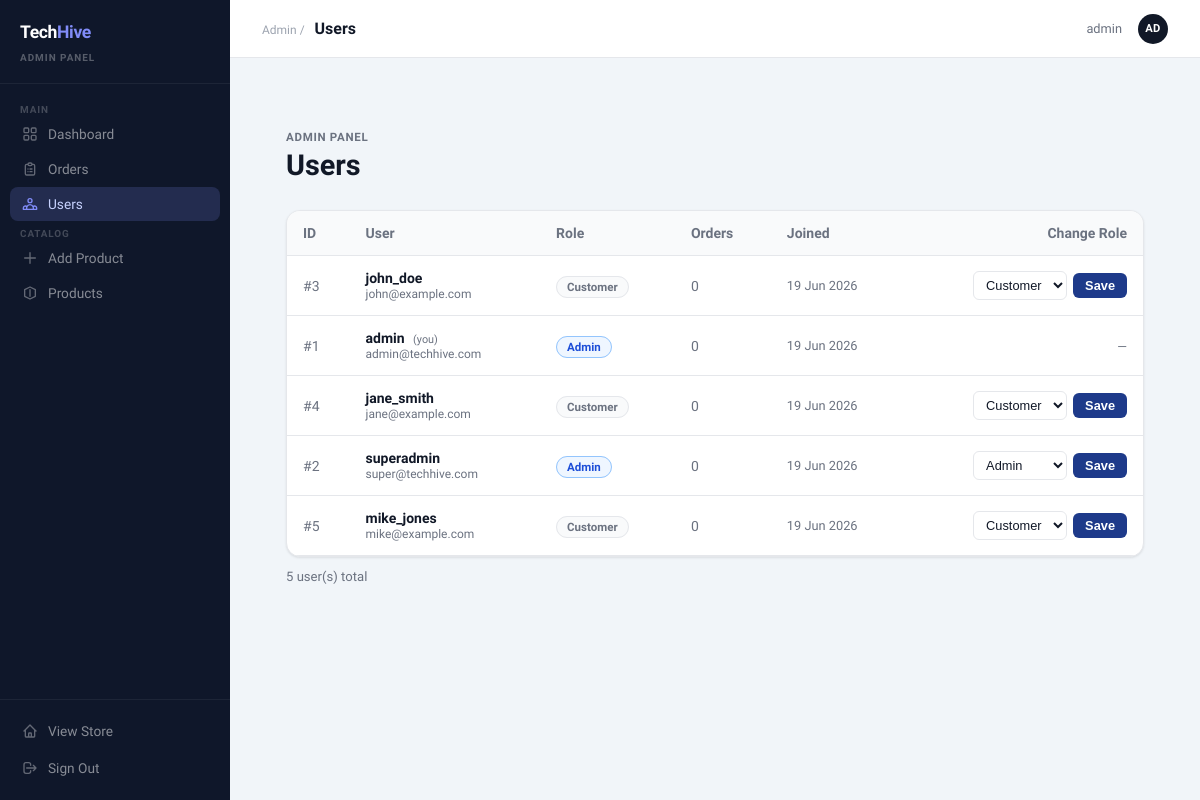
The page /admin/users.php (signed in) on the database its author committed.
### tables this page shows
CREATE TABLE IF NOT EXISTS users (
    id         INT AUTO_INCREMENT PRIMARY KEY,
    username   VARCHAR(50)  NOT NULL UNIQUE,
    email      VARCHAR(100) NOT NULL UNIQUE,
    password   VARCHAR(255) NOT NULL,
    role       ENUM('admin','customer') NOT NULL DEFAULT 'customer',
    created_at TIMESTAMP DEFAULT CURRENT_TIMESTAMP
);

### admin/users.php (the view, shortened to what this page needs)
<?php
$db = getDB();
$users = $db->query("
    SELECT u.id, u.username, u.email, u.role, u.created_at,
           COUNT(o.id) AS order_count
    FROM users u
    LEFT JOIN orders o ON o.user_id = u.id
    GROUP BY u.id, u.username, u.email, u.role, u.created_at
    ORDER BY u.created_at DESC
")->fetchAll();
?>
<?php include 'admin_header.php'; ?>
<div class="admin-wrap">
    <div style="margin-bottom:28px;">
        <p style="font-size:0.72rem;color:var(--muted);text-transform:uppercase;letter-spacing:0.06em;font-weight:600;margin-bottom:4px;">Admin Panel</p>
        <h1 style="font-size:1.8rem;font-weight:800;color:var(--text);">Users</h1>
    </div>
    <div class="card" style="overflow:hidden;">
        <table style="width:100%;border-collapse:collapse;font-size:0.875rem;">
            <thead>
                <tr style="border-bottom:1px solid var(--border);background:var(--subtle);">
                    <th style="text-align:left;padding:14px 16px;color:var(--muted);font-weight:600;">ID</th>
                    <th style="text-align:left;padding:14px 16px;color:var(--muted);font-weight:600;">User</th>
                    <th style="text-align:left;padding:14px 16px;color:var(--muted);font-weight:600;">Role</th>
                    <th style="text-align:left;padding:14px 16px;color:var(--muted);font-weight:600;">Orders</th>
                    <th style="text-align:left;padding:14px 16px;color:var(--muted);font-weight:600;">Joined</th>
                    <th style="text-align:right;padding:14px 16px;color:var(--muted);font-weight:600;">Change Role</th>
                </tr>
            </thead>
            <tbody>
                <?php foreach ($users as $u): ?>
                <tr style="border-bottom:1px solid var(--border);transition:background 0.15s;"
                    onmouseover="this.style.background='var(--subtle)'"
                    onmouseout="this.style.background='transparent'">
                    <td style="padding:14px 16px;color:var(--muted);">#<?= $u['id'] ?></td>
                    <td style="padding:14px 16px;">
                        <p style="font-weight:600;color:var(--text);margin-bottom:1px;">
                            <?= htmlspecialchars($u['username']) ?>
                            <?php if ($u['id'] == $_SESSION['user_id']): ?>
                                <span style="font-size:0.68rem;color:var(--muted);font-weight:400;margin-left:5px;">(you)</span>
                            <?php endif; ?>
                        </p>
                        <p style="font-size:0.75rem;color:var(--muted);"><?= htmlspecialchars($u['email']) ?></p>
                    </td>
                    <td style="padding:14px 16px;">
                        <?php if ($u['role'] === 'admin'): ?>
                            <span style="padding:3px 10px;background:#eff6ff;border:1px solid #93c5fd;border-radius:99px;font-size:0.72rem;color:#1d4ed8;font-weight:600;">Admin</span>
                        <?php else: ?>
                            <span style="padding:3px 10px;background:var(--subtle);border:1px solid var(--border);border-radius:99px;font-size:0.72rem;color:var(--muted);font-weight:600;">Customer</span>
                        <?php endif; ?>
                    </td>
                    <td style="padding:14px 16px;color:var(--muted);"><?= $u['order_count'] ?></td>
                    <td style="padding:14px 16px;color:var(--muted);font-size:0.8rem;"><?= date('d M Y', strtotime($u['created_at'])) ?></td>
                    <td style="padding:14px 16px;text-align:right;">
                        <?php if ($u['id'] != $_SESSION['user_id']): ?>
                        <form method="POST" style="display:flex;gap:6px;justify-content:flex-end;align-items:center;">
                            <select name="role"
                                style="padding:5px 8px;border:1px solid var(--border);border-radius:6px;font-size:0.8rem;color:var(--text);background:#fff;cursor:pointer;">
                                <option value="customer" <?= $u['role'] === 'customer' ? 'selected' : '' ?>>Customer</option>
                                <option value="admin"    <?= $u['role'] === 'admin'    ? 'selected' : '' ?>>Admin</option>
                            </select>
                            <button type="submit"
                                style="padding:5px 12px;background:#1e3a8a;color:#fff;border:none;border-radius:6px;font-size:0.8rem;font-weight:600;cursor:pointer;">
                                Save
                            </button>
                        </form>
                        <?php else: ?>
                            <span style="font-size:0.78rem;color:var(--muted);">—</span>
                        <?php endif; ?>
                    </td>
                </tr>
                <?php endforeach; ?>
            </tbody>
        </table>
    </div>
    <p style="margin-top:12px;color:var(--muted);font-size:0.82rem;"><?= count($users) ?> user(s) total</p>
</div>
<?php include 'admin_footer.php'; ?>

### css/style.css (style rules this page uses)
*, *::before, *::after { box-sizing: border-box; margin: 0; padding: 0; }
html { scroll-behavior: smooth; }
body { font-family: 'Inter', system-ui, sans-serif; background: #ffffff; color: #111827; min-height: 100vh; -webkit-font-smoothing: antialiased; }
:root { --primary: #111827; --primary-hover: #1f2937; --secondary: #1e3a8a; --secondary-hover: #1e40af; --accent: #111827; --accent-dark: #000000; --bg: #ffffff; --card: #ffffff; --border: #e5e7eb; --text: #111827; --muted: #6b7280; --subtle: #f9fafb; }
.card { background: #ffffff; border: 1px solid #e5e7eb; border-radius: 12px; box-shadow: 0 1px 3px rgba(0,0,0,0.06), 0 1px 2px rgba(0,0,0,0.04); }
@media (min-width: 1024px) { body { font-size: 1rem; } }
@media (min-width: 1024px) { .card { border-radius: 14px; } }

### admin/admin_header.php (style rules this page uses)
*, *::before, *::after { box-sizing: border-box; margin: 0; padding: 0; }
body { display: flex; min-height: 100vh; background: #f1f5f9; font-family: inherit; }

### admin/users.php (style rules this page uses)
.admin-wrap { max-width:1200px;margin:0 auto;padding:40px 24px; }

### rows shown on the page
users: id "3", username "john_doe", email "john@example.com", shows "Customer", order_count "0", created_at "19 Jun 2026", role "Customer"
users: id "1", username "admin", shows "(you)", email "admin@techhive.com", role "Admin", order_count "0", created_at "19 Jun 2026"
users: id "4", username "jane_smith", email "jane@example.com", shows "Customer", order_count "0", created_at "19 Jun 2026", role "Customer"
users: id "2", username "superadmin", email "super@techhive.com", shows "Admin", order_count "0", created_at "19 Jun 2026", role "Admin"
users: id "5", username "mike_jones", email "mike@example.com", shows "Customer", order_count "0", created_at "19 Jun 2026", role "Customer"

### other values the page prints
$pageLabel "Users"
$_SESSION['username'] "admin"
substr($_SESSION['username'] ?? 'A', 0, 2) "AD"
count($users) "5"
